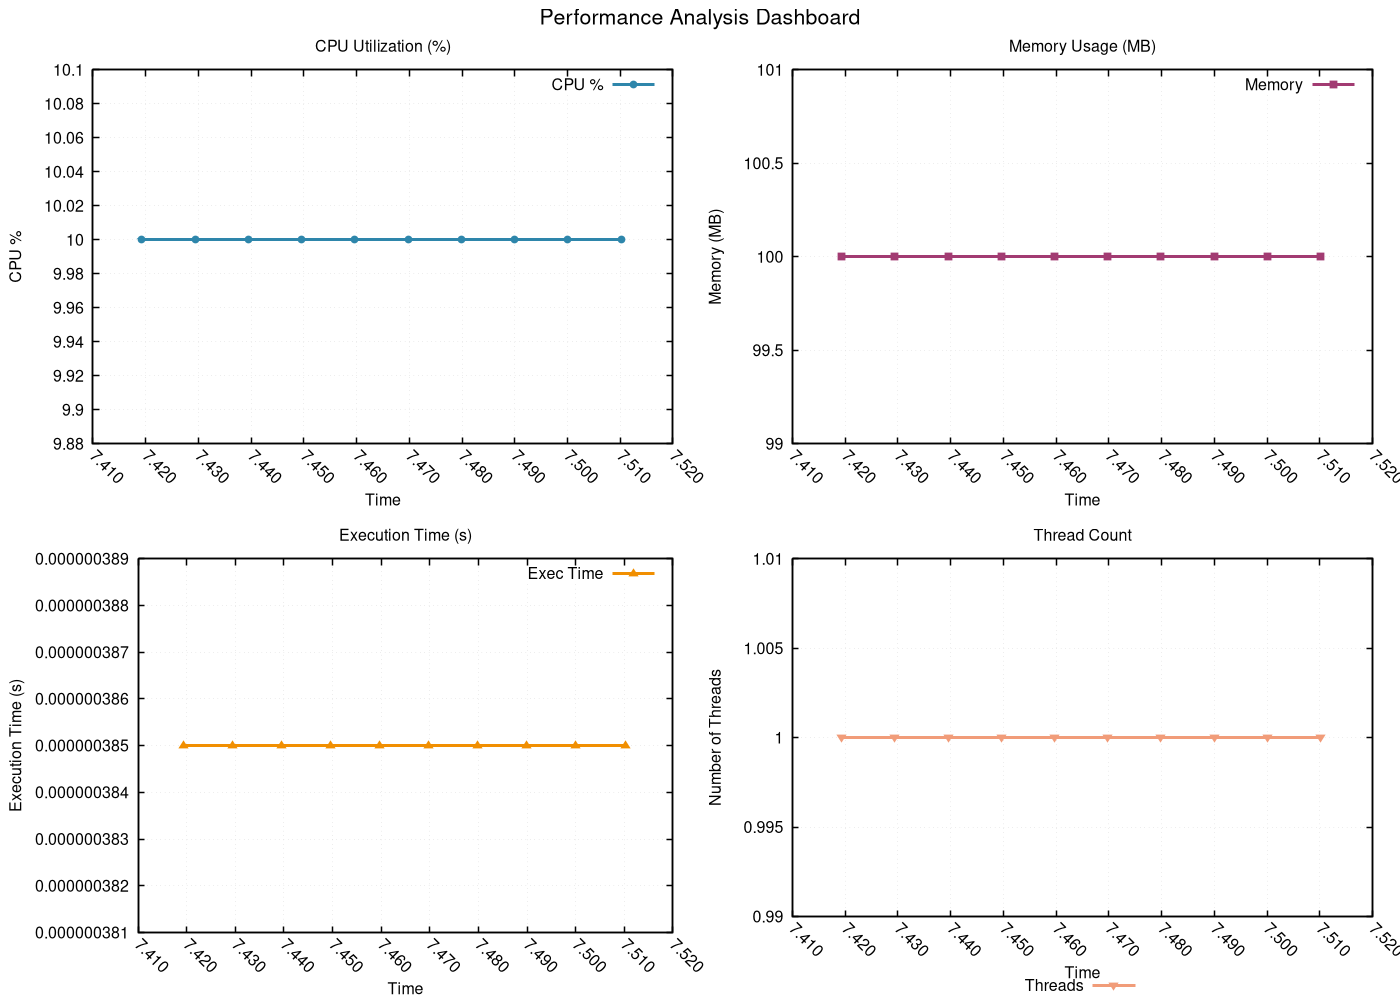

Write gnuplot code to recreate this figure.
# GNUplot script for performance metrics
set terminal pngcairo enhanced font 'Helvetica,12' size 1400,1000
set output 'png/linear_search_20260131_225833_dashboard.png'

set multiplot layout 2,2 title 'Performance Analysis Dashboard' font 'Helvetica,16'
set style line 1 lc rgb '#2E86AB' lt 1 lw 3 pt 7 ps 0.8
set style line 2 lc rgb '#A23B72' lt 1 lw 3 pt 5 ps 0.8
set style line 3 lc rgb '#F18F01' lt 1 lw 3 pt 9 ps 0.8
set style line 4 lc rgb '#F19C79' lt 1 lw 3 pt 11 ps 0.8
set style line 5 lc rgb '#0ABB9F' lt 1 lw 3 pt 13 ps 0.8

set format x "%.3f"
set xtics rotate by -45
set autoscale x

set title 'CPU Utilization (%)'
set xlabel 'Time'
set ylabel 'CPU %'
set grid linestyle 1 lc rgb '#D3D3D3' lt 0 lw 1
set border linewidth 1.5
plot 'png/linear_search_20260131_225833_dashboard.dat' using 1:2 with linespoints ls 1 title 'CPU %'
set title 'Memory Usage (MB)'
set xlabel 'Time'
set ylabel 'Memory (MB)'
set grid linestyle 1 lc rgb '#D3D3D3' lt 0 lw 1
set border linewidth 1.5
plot 'png/linear_search_20260131_225833_dashboard.dat' using 1:3 with linespoints ls 2 title 'Memory'
set title 'Execution Time (s)'
set xlabel 'Time'
set ylabel 'Execution Time (s)'
set grid linestyle 1 lc rgb '#D3D3D3' lt 0 lw 1
set border linewidth 1.5
plot 'png/linear_search_20260131_225833_dashboard.dat' using 1:8 with linespoints ls 3 title 'Exec Time'
set title 'Thread Count'
set xlabel 'Time'
set ylabel 'Number of Threads'
set grid linestyle 1 lc rgb '#D3D3D3' lt 0 lw 1
set border linewidth 1.5
set key outside center bottom horizontal
plot 'png/linear_search_20260131_225833_dashboard.dat' using 1:9 with linespoints ls 4 title 'Threads'
unset multiplot
